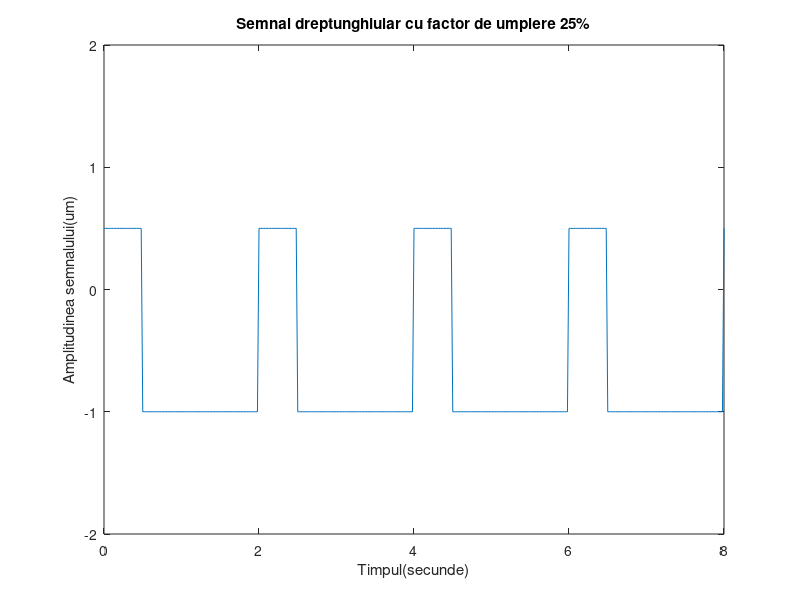

The MATLAB script that drew this image:
t=0:.02:8;
%se urmareste reprezentarea a 4 perioade cu rezolutie temporara de 20ms
x=0.75*square(2*pi*0.5*t,25)-0.25;
%se noteaza x=square(2*pi*0.5*t)= 1 sau -1
%se considera o transformare liniara de forma y=a*x+b pentru a ajunge la cele
%doua nivele de minim si maxim dorite(determinarea coeficietilor)
%cum perioada este 2 secunde, frecventa este de 0.5 Hz
%prin 2*pi*0.5*t se modifica perioada functiei square care e initial 2*pi
plot(t,x)
axis([0 8 -2 2])
%se limiteaza axele de coordonate pe orizontala pentru a se afisa cele 4
% perioade
xlabel('Timpul(secunde)')
ylabel('Amplitudinea semnalului(um)')
title('Semnal dreptunghiular cu factor de umplere 25%')
